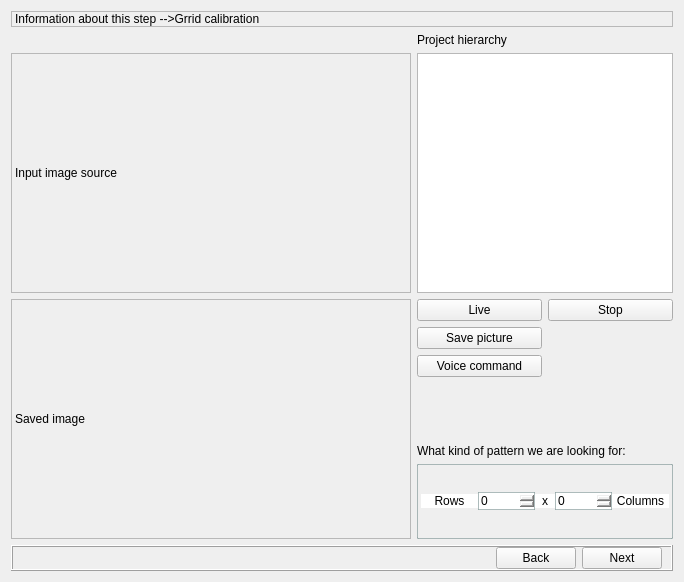
                  <widget class="QWidget" name="gridCalib">
                   <layout class="QGridLayout" name="gridLayout_10">
                    <item row="0" column="0">
                     <layout class="QGridLayout" name="gridLayout_9">
                      <item row="4" column="1">
                       <widget class="QPushButton" name="btnLiveImg_2">
                        <property name="sizePolicy">
                         <sizepolicy hsizetype="Preferred" vsizetype="Fixed">
                          <horstretch>0</horstretch>
                          <verstretch>0</verstretch>
                         </sizepolicy>
                        </property>
                        <property name="text">
                         <string>Live</string>
                        </property>
                       </widget>
                      </item>
                      <item row="2" column="1" colspan="2">
                       <widget class="QLabel" name="label_29">
                        <property name="text">
                         <string>Project hierarchy</string>
                        </property>
                       </widget>
                      </item>
                      <item row="3" column="1" colspan="2">
                       <widget class="QTreeView" name="treeViewClibDir"/>
                      </item>
                      <item row="4" column="0" rowspan="5">
                       <widget class="QLabel" name="inputImg_4">
                        <property name="sizePolicy">
                         <sizepolicy hsizetype="Fixed" vsizetype="Fixed">
                          <horstretch>0</horstretch>
                          <verstretch>0</verstretch>
                         </sizepolicy>
                        </property>
                        <property name="minimumSize">
                         <size>
                          <width>400</width>
                          <height>240</height>
                         </size>
                        </property>
                        <property name="maximumSize">
                         <size>
                          <width>400</width>
                          <height>300</height>
                         </size>
                        </property>
                        <property name="frameShape">
                         <enum>QFrame::StyledPanel</enum>
                        </property>
                        <property name="text">
                         <string>Saved image</string>
                        </property>
                       </widget>
                      </item>
                      <item row="8" column="1" colspan="2">
                       <widget class="QFrame" name="cornerNumber">
                        <property name="styleSheet">
                         <string notr="true">#cornerNumber {
    border:1px solid #b78da0a0;
    border-radius:1px;
}
QSpinBox {
 	border:1px solid #b78da0a0;
   
}
 QLabel {
    background-color:#ffffffff;
}
</string>
                        </property>
                        <property name="frameShape">
                         <enum>QFrame::StyledPanel</enum>
                        </property>
                        <property name="frameShadow">
                         <enum>QFrame::Raised</enum>
                        </property>
                        <layout class="QHBoxLayout" name="horizontalLayout_8">
                         <property name="leftMargin">
                          <number>3</number>
                         </property>
                         <property name="topMargin">
                          <number>3</number>
                         </property>
                         <property name="rightMargin">
                          <number>3</number>
                         </property>
                         <property name="bottomMargin">
                          <number>3</number>
                         </property>
                         <item>
                          <layout class="QHBoxLayout" name="horizontalLayout_5">
                           <property name="spacing">
                            <number>0</number>
                           </property>
                           <item>
                            <widget class="QLabel" name="label_58">
                             <property name="sizePolicy">
                              <sizepolicy hsizetype="Preferred" vsizetype="Fixed">
                               <horstretch>0</horstretch>
                               <verstretch>0</verstretch>
                              </sizepolicy>
                             </property>
                             <property name="minimumSize">
                              <size>
                               <width>41</width>
                               <height>0</height>
                              </size>
                             </property>
                             <property name="text">
                              <string>Rows</string>
                             </property>
                             <property name="alignment">
                              <set>Qt::AlignCenter</set>
                             </property>
                            </widget>
                           </item>
                           <item>
                            <widget class="QSpinBox" name="spinBox_2"/>
                           </item>
                           <item>
                            <widget class="QLabel" name="label_56">
                             <property name="sizePolicy">
                              <sizepolicy hsizetype="Fixed" vsizetype="Fixed">
                               <horstretch>0</horstretch>
                               <verstretch>0</verstretch>
                              </sizepolicy>
                             </property>
                             <property name="minimumSize">
                              <size>
                               <width>20</width>
                               <height>0</height>
                              </size>
                             </property>
                             <property name="text">
                              <string>x</string>
                             </property>
                             <property name="alignment">
                              <set>Qt::AlignCenter</set>
                             </property>
                            </widget>
                           </item>
                           <item>
                            <widget class="QSpinBox" name="spinBox"/>
                           </item>
                           <item>
                            <widget class="QLabel" name="label_59">
                             <property name="sizePolicy">
                              <sizepolicy hsizetype="Preferred" vsizetype="Fixed">
                               <horstretch>0</horstretch>
                               <verstretch>0</verstretch>
                              </sizepolicy>
                             </property>
                             <property name="minimumSize">
                              <size>
                               <width>52</width>
                               <height>0</height>
                              </size>
                             </property>
                             <property name="text">
                              <string>Columns</string>
                             </property>
                             <property name="alignment">
                              <set>Qt::AlignCenter</set>
                             </property>
                            </widget>
                           </item>
                          </layout>
                         </item>
                        </layout>
                       </widget>
                      </item>
                      <item row="7" column="1" colspan="2">
                       <widget class="QLabel" name="label_57">
                        <property name="text">
                         <string>What kind of pattern we are looking for:</string>
                        </property>
                        <property name="alignment">
                         <set>Qt::AlignBottom|Qt::AlignLeading|Qt::AlignLeft</set>
                        </property>
                       </widget>
                      </item>
                      <item row="4" column="2">
                       <widget class="QPushButton" name="btnStopImg_2">
                        <property name="sizePolicy">
                         <sizepolicy hsizetype="Preferred" vsizetype="Fixed">
                          <horstretch>0</horstretch>
                          <verstretch>0</verstretch>
                         </sizepolicy>
                        </property>
                        <property name="text">
                         <string>Stop</string>
                        </property>
                       </widget>
                      </item>
                      <item row="6" column="1">
                       <widget class="QPushButton" name="btnVoiceCmd">
                        <property name="sizePolicy">
                         <sizepolicy hsizetype="Preferred" vsizetype="Fixed">
                          <horstretch>0</horstretch>
                          <verstretch>0</verstretch>
                         </sizepolicy>
                        </property>
                        <property name="text">
                         <string>Voice command</string>
                        </property>
                       </widget>
                      </item>
                      <item row="5" column="1">
                       <widget class="QPushButton" name="btnSaveImg">
                        <property name="sizePolicy">
                         <sizepolicy hsizetype="Preferred" vsizetype="Fixed">
                          <horstretch>0</horstretch>
                          <verstretch>0</verstretch>
                         </sizepolicy>
                        </property>
                        <property name="text">
                         <string>Save picture</string>
                        </property>
                       </widget>
                      </item>
                      <item row="3" column="0">
                       <widget class="QLabel" name="inputImg_2">
                        <property name="sizePolicy">
                         <sizepolicy hsizetype="Fixed" vsizetype="Fixed">
                          <horstretch>0</horstretch>
                          <verstretch>0</verstretch>
                         </sizepolicy>
                        </property>
                        <property name="minimumSize">
                         <size>
                          <width>400</width>
                          <height>240</height>
                         </size>
                        </property>
                        <property name="maximumSize">
                         <size>
                          <width>400</width>
                          <height>240</height>
                         </size>
                        </property>
                        <property name="frameShape">
                         <enum>QFrame::StyledPanel</enum>
                        </property>
                        <property name="text">
                         <string>Input image source</string>
                        </property>
                       </widget>
                      </item>
                      <item row="9" column="0" colspan="3">
                       <widget class="QFrame" name="frame_3">
                        <property name="sizePolicy">
                         <sizepolicy hsizetype="Preferred" vsizetype="Fixed">
                          <horstretch>0</horstretch>
                          <verstretch>0</verstretch>
                         </sizepolicy>
                        </property>
                        <property name="frameShape">
                         <enum>QFrame::Box</enum>
                        </property>
                        <property name="frameShadow">
                         <enum>QFrame::Raised</enum>
                        </property>
                        <layout class="QHBoxLayout" name="horizontalLayout_9">
                         <property name="topMargin">
                          <number>0</number>
                         </property>
                         <property name="bottomMargin">
                          <number>0</number>
                         </property>
                         <item>
                          <spacer name="horizontalSpacer_11">
                           <property name="orientation">
                            <enum>Qt::Horizontal</enum>
                           </property>
                           <property name="sizeHint" stdset="0">
                            <size>
                             <width>40</width>
                             <height>20</height>
                            </size>
                           </property>
                          </spacer>
                         </item>
                         <item>
                          <widget class="QPushButton" name="btnBackCamSeq">
                           <property name="sizePolicy">
                            <sizepolicy hsizetype="Minimum" vsizetype="Fixed">
                             <horstretch>0</horstretch>
                             <verstretch>0</verstretch>
                            </sizepolicy>
                           </property>
                           <property name="layoutDirection">
                            <enum>Qt::LeftToRight</enum>
                           </property>
                           <property name="text">
                            <string>Back</string>
                           </property>
                          </widget>
                         </item>
                         <item>
                          <widget class="QPushButton" name="btnNextCamSeq_2">
                           <property name="sizePolicy">
                            <sizepolicy hsizetype="Minimum" vsizetype="Fixed">
                             <horstretch>0</horstretch>
                             <verstretch>0</verstretch>
                            </sizepolicy>
                           </property>
                           <property name="layoutDirection">
                            <enum>Qt::LeftToRight</enum>
                           </property>
                           <property name="text">
                            <string>Next</string>
                           </property>
                          </widget>
                         </item>
                        </layout>
                       </widget>
                      </item>
                      <item row="0" column="0" colspan="3">
                       <widget class="QLabel" name="lableInfoSteps_2">
                        <property name="sizePolicy">
                         <sizepolicy hsizetype="Preferred" vsizetype="Fixed">
                          <horstretch>0</horstretch>
                          <verstretch>0</verstretch>
                         </sizepolicy>
                        </property>
                        <property name="frameShape">
                         <enum>QFrame::StyledPanel</enum>
                        </property>
                        <property name="text">
                         <string>Information about this step --&gt;Grrid calibration</string>
                        </property>
                       </widget>
                      </item>
                     </layout>
                    </item>
                   </layout>
                  </widget>
